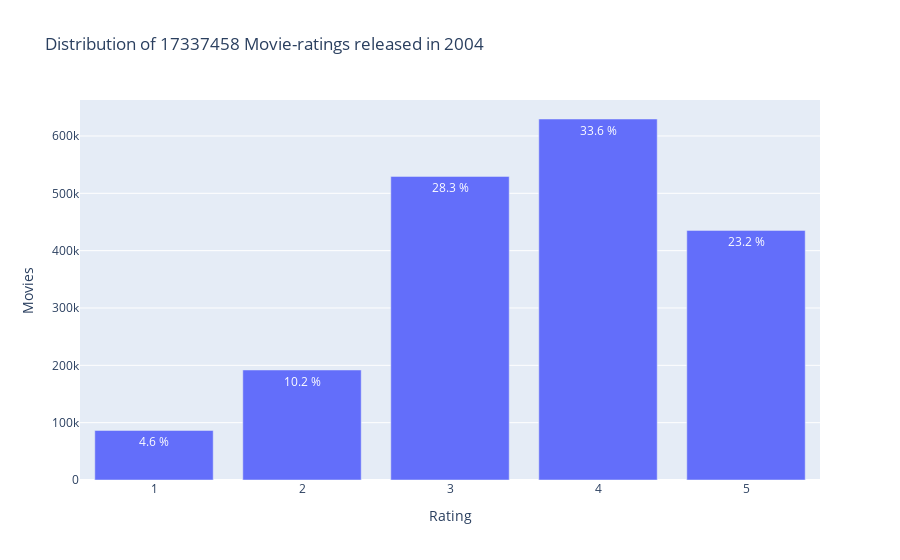

Notebook source saved alongside this figure:
### Markdown cell above
`2004` is the year with the largest number of movies in the dataset. Let's analyze the rating distribution this year.

### Code cell
df_2004 = df_movie[df_movie['Year']==2004]
df_2004 = df_2004.merge(df_rating,on='Movie_ID')

data = df_2004['Rating'].value_counts()

trace = go.Bar(x = data.index,y = data.values,text = ['{:.1f} %'.format(val) for val in (data.values / df_2004.shape[0] * 100)],textposition = 'auto')

layout = dict(title = 'Distribution of {} Movie-ratings released in 2004'.format(df_rating.shape[0]), xaxis = dict(title = 'Rating'), yaxis = dict(title = 'Movies'))

fig = go.Figure(data=[trace], layout=layout)

iplot(fig)

### Figure 1 — Plotly figure (JSON) as saved in the notebook; plotly's stock layout.template omitted (floating-point values rounded to 4 significant figures)
{"data": [{"text": ["33.6 %", "28.3 %", "23.2 %", "10.2 %", "4.6 %"], "textposition": "auto", "type": "bar", "x": [4, 3, 5, 2, 1], "y": [629625, 529519, 435350, 191866, 86443]}], "layout": {"title": {"text": "Distribution of 17337458 Movie-ratings released in 2004"}, "xaxis": {"title": {"text": "Rating"}}, "yaxis": {"title": {"text": "Movies"}}}}
